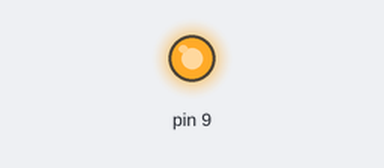
Bench run of a sketch on a simulated Arduino Uno, built with avr-gcc and run on an emulated ATmega328P. Shown: output pins drawn as LEDs (lit = HIGH).

Above: at 0.1 s.
Timing chart, 0 to 1.6 s (numbered marks = the images above):
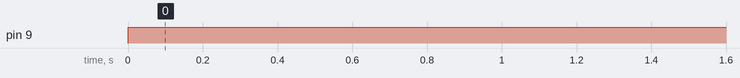

The sketch:

lab2.3.ino
```cpp
uint8_t* ioPORTB;
uint8_t* ioDDRB;

void myHardDelay(long delayInMs);
void setup() {
  // put your setup code here, to run once:
  ioPORTB = ( uint8_t *)0x25;
  ioDDRB = ( uint8_t *)0x24;
  * ioDDRB = 0x02;
}

void loop() {
  // put your main code here, to run repeatedly:
  // set PB0 high
  * ioPORTB |= 0x02;
  //delay for 1ms
  myHardDelay(35000);
  //delay(5);
  // set PB0 low
  * ioPORTB &= 0xfd;
  //delay(5);
  myHardDelay(35000);
}

void myHardDelay(long delayInMs) {
  float N = 198.43;
  long long iterations = delayInMs * N;
  volatile long long i = 0;
  while (i < iterations) {
    i++;
  }
}
```

Measured:
- by itself, pin 9: LOW → HIGH at 0.00 s
